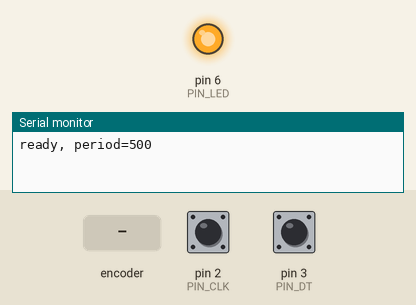
Recording of a sketch running on a simulated Arduino Uno, built with avr-gcc and run on an emulated ATmega328P. Shown: output pins drawn as LEDs (lit = HIGH), the last lines printed to the serial monitor. Dashed ring = blinking. The inputs (shaded band) are chosen by the test bench; at power-on: pin 2 (PIN_CLK) HIGH, pin 3 (PIN_DT) HIGH.

Above: at 0.75 s.
At 1.2 s:
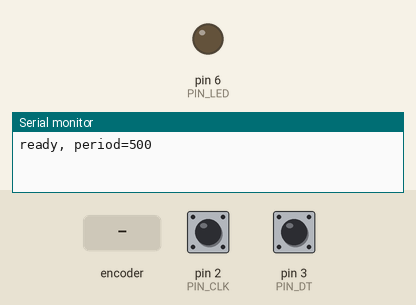
1.3 s: rotary encoder on pin 2 (PIN_CLK) / pin 3 (PIN_DT) turned 1 step (first pin leading)
At 1.57 s:
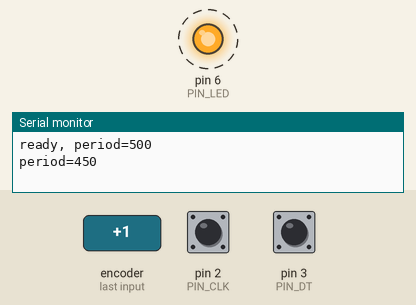
Timing chart, 0 to 10.3 s (numbered marks = the images above; inputs shaded):
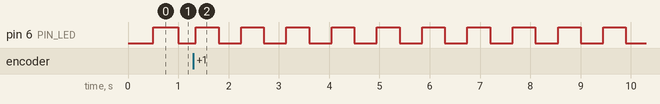

The sketch:

encoder_blink.ino
```cpp
// KY-040 rotary encoder controls the blink frequency of the built-in LED.
// CW  -> faster blink, CCW -> slower blink.
// Open Serial Monitor at 115200 to see the current period.

// --- pin assignments ----------------------------------------------------
const int PIN_CLK = 2;          // encoder CLK
const int PIN_DT  = 3;          // encoder DT
const int PIN_LED = 6;//LED_BUILTIN; // built-in LED, wired internally to pin 13

// --- blink state --------------------------------------------------------
int blinkPeriod   = 500;   // ms; how long LED is on, and how long it is off
const int STEP    = 50;    // ms; one encoder click changes period by this
const int MIN_PER = 50;    // limits, so LED stays visible / not too slow
const int MAX_PER = 2000;

// --- encoder state ------------------------------------------------------
int lastClkLevel;

void setup() {
  pinMode(PIN_CLK, INPUT_PULLUP);
  pinMode(PIN_DT,  INPUT_PULLUP);
  pinMode(PIN_LED, OUTPUT);

  lastClkLevel = digitalRead(PIN_CLK);

  Serial.begin(115200);
  Serial.print(F("ready, period="));
  Serial.println(blinkPeriod);
}

void loop() {
  // --- 1. read the encoder ---------------------------------------------
  int clk = digitalRead(PIN_CLK);

  // CLK changed compared to last loop iteration?
  // We only act on one of the two edges (the falling edge: HIGH -> LOW)
  // so we get exactly one count per detent.
  if (clk != lastClkLevel && clk == LOW) {
    int dt = digitalRead(PIN_DT);

    if (dt != clk) {
      // CW: speed up (smaller period)
      blinkPeriod -= STEP;
    } else {
      // CCW: slow down (larger period)
      blinkPeriod += STEP;
    }

    // clamp into [MIN_PER, MAX_PER]
    if (blinkPeriod < MIN_PER) blinkPeriod = MIN_PER;
    if (blinkPeriod > MAX_PER) blinkPeriod = MAX_PER;

    Serial.print(F("period="));
    Serial.println(blinkPeriod);
  }
  lastClkLevel = clk;

  // --- 2. blink the LED ------------------------------------------------
  // Trick: millis() / blinkPeriod gives an ever-growing integer.
  // Mod 2 makes it flip 0,1,0,1,... every blinkPeriod milliseconds.
  // No delay() — encoder keeps being read every loop iteration.
  digitalWrite(PIN_LED, (millis() / blinkPeriod) % 2);
}
```

Measured:
- by itself, pin 6 (PIN_LED): alternates HIGH for 0.45 s and LOW for 0.45 s
